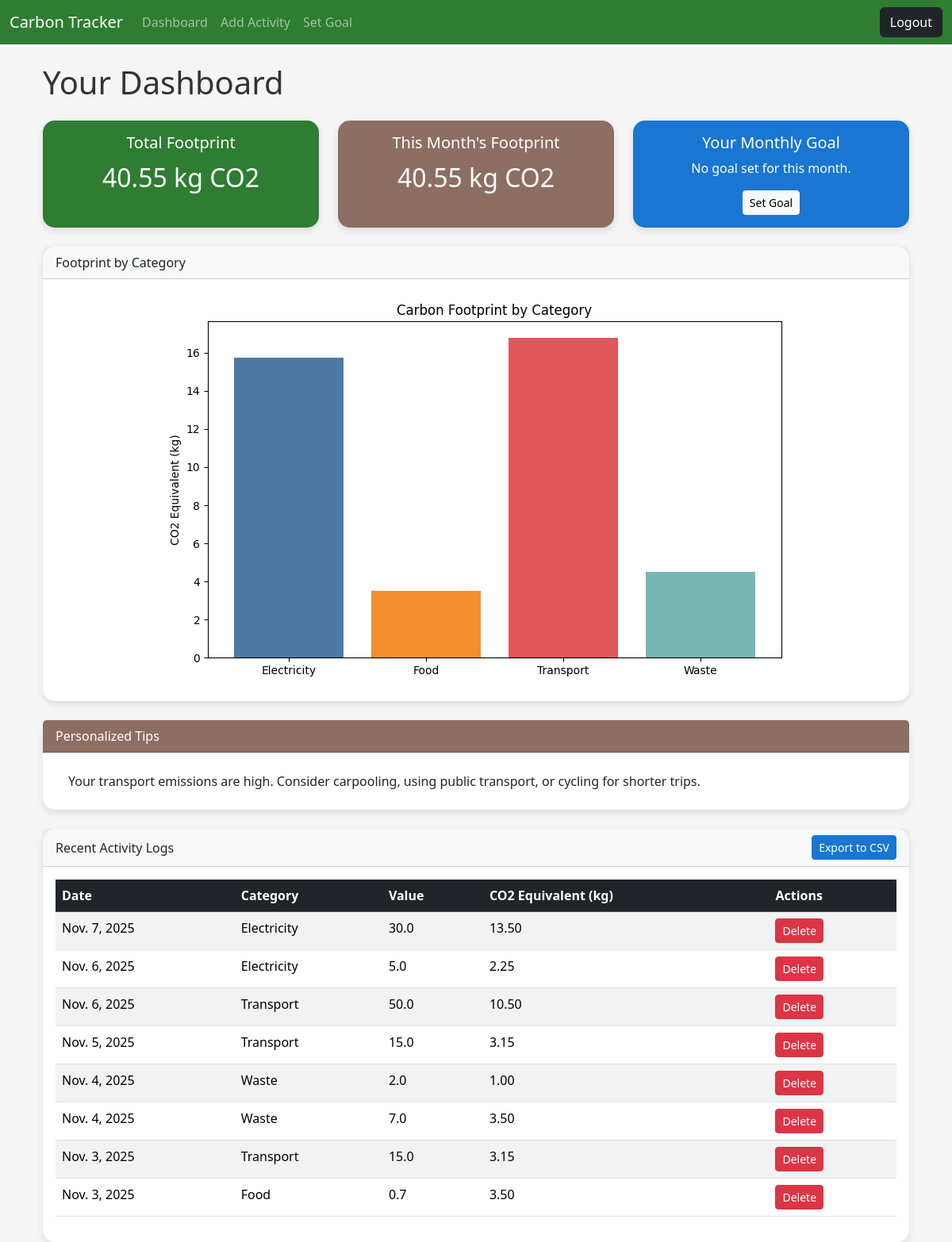
The app's page /dashboard/ (signed in) with its own data.
### tracker/models.py (models this page shows, shortened)
class ActivityLog(models.Model):
    CATEGORY_CHOICES = [
        ('transport', 'Transport'),
        ('electricity', 'Electricity'),
        ('food', 'Food'),
        ('waste', 'Waste'),
    ]
    user = models.ForeignKey(User, on_delete=models.CASCADE, related_name='activity_logs')
    date = models.DateField()
    category = models.CharField(max_length=20, choices=CATEGORY_CHOICES)
    value = models.FloatField(help_text="Input value, e.g., km, kWh, kg")
    carbon_equivalent = models.FloatField(editable=False, help_text="Calculated CO2 equivalent in kg")
    class Meta:
        verbose_name = "Activity Log"
        verbose_name_plural = "Activity Logs"
        ordering = ['-date']

### tracker/views.py (the view)
# urls.py: path('dashboard/', views.dashboard, name='dashboard'),
@login_required
def dashboard(request):
    logs = ActivityLog.objects.filter(user=request.user)
    total_footprint = logs.aggregate(total=Sum('carbon_equivalent'))['total'] or 0
    category_totals = (
        logs.values('category')
        .annotate(total=Sum('carbon_equivalent'))
        .order_by('category')
    )
    category_summary = {item['category'].capitalize(): item['total'] for item in category_totals}
    chart_image = generate_chart_base64(category_summary)
    tips = generate_personalized_tips(category_summary)
    today = date.today()
    first_day_of_month = today.replace(day=1)
    monthly_logs = logs.filter(date__gte=first_day_of_month)
    monthly_footprint = monthly_logs.aggregate(total=Sum('carbon_equivalent'))['total'] or 0
    current_goal = Goal.objects.filter(user=request.user, month=first_day_of_month).first()
    context = {
        'recent_logs': logs.order_by('-date')[:10],  # Pass last 10 logs
        'total_footprint': total_footprint,
        'monthly_footprint': monthly_footprint,
        'category_summary': category_summary,
        'chart_image': chart_image,
        'tips': tips,
        'current_goal': current_goal,
    }
    return render(request, 'dashboard.html', context)

### tracker/utils.py (called while the page is built)
def generate_chart_base64(data_dict):
    if not data_dict:
        return None
    plt.switch_backend('Agg')
    fig, ax = plt.subplots(figsize=(8, 5))
    categories = list(data_dict.keys())
    values = list(data_dict.values())
    ax.bar(categories, values, color=['#4e79a7', '#f28e2b', '#e15759', '#76b7b2'])
    ax.set_ylabel('CO2 Equivalent (kg)')
    ax.set_title('Carbon Footprint by Category')
    fig.tight_layout() # Adjust layout to make room for labels
    buf = io.BytesIO()
    fig.savefig(buf, format='png')
    buf.seek(0)
    image_base64 = base64.b64encode(buf.read()).decode('utf-8')
    buf.close()
    plt.close(fig)
    return image_base64

def generate_personalized_tips(data_dict):
    if not data_dict:
        return ["Start logging your activities to get personalized tips!"]
    highest_category = max(data_dict, key=data_dict.get).lower()
    tips = {
        'transport': "Your transport emissions are high. Consider carpooling, using public transport, or cycling for shorter trips.",
        'electricity': "Electricity usage is a major part of your footprint. Try switching to LED bulbs and unplugging devices when not in use.",
        'food': "Your diet has a significant impact. Reducing meat consumption, especially red meat, can lower your footprint.",
        'waste': "To reduce waste emissions, focus on recycling and composting. Avoid single-use plastics whenever possible."
    }
    return [tips.get(highest_category, "Keep up the great work on reducing your carbon footprint!")]

### tracker/templates/dashboard.html (shortened to what this page needs)
{% extends "base.html" %}
{% block content %}
<div class="container">
    <h1 class="my-4">Your Dashboard</h1>
    <div class="row row-cols-1 row-cols-md-3 g-4 mb-4">
        <div class="col">
            <div class="card text-white bg-primary text-center h-100">
                <div class="card-body">
                    <h5 class="card-title">Total Footprint</h5>
                    <p class="card-text fs-2">{{ total_footprint|floatformat:2 }} kg CO2</p>
                </div>
            </div>
        </div>
        <div class="col">
            <div class="card text-white bg-info text-center h-100">
                <div class="card-body">
                    <h5 class="card-title">This Month's Footprint</h5>
                    <p class="card-text fs-2">{{ monthly_footprint|floatformat:2 }} kg CO2</p>
                </div>
            </div>
        </div>
        <div class="col">
            <div class="card text-white bg-success text-center h-100">
                <div class="card-body">
                    <h5 class="card-title">Your Monthly Goal</h5>
                    {% if current_goal and current_goal.target_footprint > 0 %}
                        <p class="card-text fs-2">{{ current_goal.target_footprint|floatformat:2 }} kg CO2</p>
                        <a href="{% url 'set_goal' %}" class="btn btn-light btn-sm">Update Goal</a>
                    {% else %}
                        <p class="card-text">No goal set for this month.</p>
                        <a href="{% url 'set_goal' %}" class="btn btn-light btn-sm">Set Goal</a>
                    {% endif %}
                </div>
            </div>
        </div>
    </div>
    <div class="row mb-4">
        <div class="col">
            <div class="card">
                <div class="card-header">
                    Footprint by Category
                </div>
                <div class="card-body text-center">
                    {% if chart_image %}
                        <img class="img-fluid" alt="Carbon Footprint by Category Chart">
                    {% else %}
                        <p class="text-muted">No activity data available to generate a chart.</p>
                    {% endif %}
                </div>
            </div>
        </div>
    </div>
    <div class="row mb-4">
        <div class="col">
            <div class="card border-info">
                <div class="card-header bg-info text-white">
                    Personalized Tips
                </div>
                <div class="card-body">
                    {% if tips %}
                        <ul class="list-group list-group-flush">
                        {% for tip in tips %}
                            <li class="list-group-item">{{ tip }}</li>
                        {% endfor %}
                        </ul>
                    {% endif %}
                </div>
            </div>
        </div>
    </div>
    <div class="row">
        <div class="col">
            <div class="card">
                <div class="card-header d-flex justify-content-between align-items-center">
                    Recent Activity Logs
                    <a href="{% url 'export_csv' %}" class="btn btn-sm btn-secondary">Export to CSV</a>
                </div>
                <div class="card-body">
                    {% if recent_logs %}
                        <div class="table-responsive">
                            <table class="table table-striped table-hover">
                                <thead class="table-dark">
                                    <tr>
                                        <th scope="col">Date</th>
                                        <th scope="col">Category</th>
                                        <th scope="col">Value</th>
                                        <th scope="col">CO2 Equivalent (kg)</th>
                                        <th scope="col">Actions</th>
                                    </tr>
                                </thead>
                                <tbody>
                                    {% for log in recent_logs %}
                                        <tr>
                                            <td>{{ log.date }}</td>
                                            <td>{{ log.get_category_display }}</td>
                                            <td>{{ log.value }}</td>
                                            <td>{{ log.carbon_equivalent|floatformat:2 }}</td>
                                            <td>
                                                <a href="{% url 'delete_activity' log.id %}" class="btn btn-danger btn-sm">Delete</a>
                                            </td>
                                        </tr>
                                    {% endfor %}
                                </tbody>
                            </table>
                        </div>
                    {% else %}
                        <p class="text-muted">You haven't logged any activities yet. <a href="{% url 'add_activity' %}">Add one now!</a></p>
                    {% endif %}
                </div>
            </div>
        </div>
    </div>
</div>
{% endblock %}

### tracker/templates/base.html (shortened to what this page needs)
<!doctype html>
<html lang="en">
<head>
  <link href="https://cdn.jsdelivr.net/npm/bootstrap@5.3.3/dist/css/bootstrap.min.css" rel="stylesheet">
  {% load static %}
  <link rel="stylesheet" href="{% static 'css/custom.css' %}">
</head>
<body>
  <nav class="navbar navbar-expand-lg navbar-dark bg-dark">
    <div class="container-fluid">
      <a class="navbar-brand" href="{% url 'dashboard' %}">Carbon Tracker</a>
      <div class="collapse navbar-collapse" id="navbarNav">
        <ul class="navbar-nav me-auto mb-2 mb-lg-0">
          {% if user.is_authenticated %}
            <li class="nav-item">
              <a class="nav-link" href="{% url 'dashboard' %}">Dashboard</a>
            </li>
            <li class="nav-item">
              <a class="nav-link" href="{% url 'add_activity' %}">Add Activity</a>
            </li>
            <li class="nav-item">
              <a class="nav-link" href="{% url 'set_goal' %}">Set Goal</a>
            </li>
          {% endif %}
        </ul>
        <ul class="navbar-nav ms-auto">
          {% if user.is_authenticated %}
            <li class="nav-item">
              <form method="post" action="{% url 'logout' %}">
                <button type="submit" class="btn btn-dark">Logout</button>
              </form>
            </li>
          {% endif %}
        </ul>
      </div>
    </div>
  </nav>
  <main class="container mt-4">
    {% block content %}
    {% endblock %}
  </main>
</body>
</html>

### tracker/static/css/custom.css (style rules this page uses)
:root { --primary-color: #2E7D32; --secondary-color: #1976D2; --accent-color: #8D6E63; --background-color: #F5F5F5; --text-color: #333; }
body { background-color: var(--background-color); color: var(--text-color); font-family: 'Segoe UI', Tahoma, Geneva, Verdana, sans-serif; }
.navbar { background-color: var(--primary-color) !important; }
.card { border: none; border-radius: 15px; box-shadow: 0 4px 8px rgba(0,0,0,0.1); }
.btn-secondary { background-color: var(--secondary-color); border-color: var(--secondary-color); }
.bg-primary { background-color: var(--primary-color) !important; }
.bg-success { background-color: var(--secondary-color) !important; }
.bg-info { background-color: var(--accent-color) !important; }

### records on screen
ActivityLog: date "Nov. 7, 2025", category "Electricity", value "30.0", carbon_equivalent "13.50"
ActivityLog: date "Nov. 6, 2025", category "Electricity", value "5.0", carbon_equivalent "2.25"
ActivityLog: date "Nov. 6, 2025", category "Transport", value "50.0", carbon_equivalent "10.50"
ActivityLog: date "Nov. 5, 2025", category "Transport", value "15.0", carbon_equivalent "3.15"
ActivityLog: date "Nov. 4, 2025", category "Waste", value "2.0", carbon_equivalent "1.00"
ActivityLog: date "Nov. 4, 2025", category "Waste", value "7.0", carbon_equivalent "3.50"
ActivityLog: date "Nov. 3, 2025", category "Transport", value "15.0", carbon_equivalent "3.15"
ActivityLog: date "Nov. 3, 2025", category "Food", value "0.7", carbon_equivalent "3.50"

### other values on screen
{{ total_footprint|floatformat:2 }} "40.55"
{{ monthly_footprint|floatformat:2 }} "40.55"
{{ tip }} "Your transport emissions are high. Consider carpooling, using public transport, or cycling for shorter trips."
